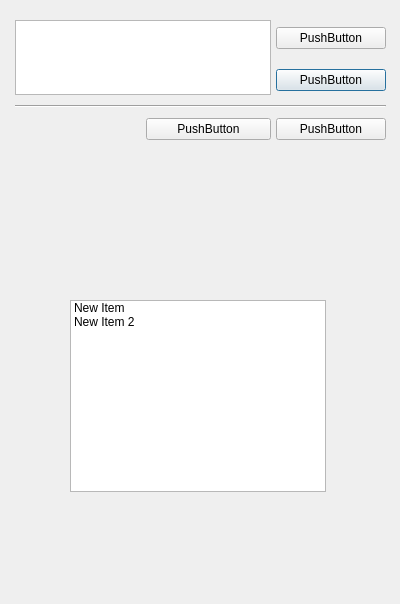
<?xml version="1.0" encoding="UTF-8"?>
<ui version="4.0">
 <class>Dialog</class>
 <widget class="QDialog" name="Dialog">
  <property name="geometry">
   <rect>
    <x>0</x>
    <y>0</y>
    <width>400</width>
    <height>604</height>
   </rect>
  </property>
  <property name="windowTitle">
   <string>Dialog</string>
  </property>
  <widget class="QWidget" name="gridLayoutWidget">
   <property name="geometry">
    <rect>
     <x>10</x>
     <y>10</y>
     <width>381</width>
     <height>141</height>
    </rect>
   </property>
   <layout class="QGridLayout" name="gridLayout">
    <property name="leftMargin">
     <number>5</number>
    </property>
    <property name="topMargin">
     <number>5</number>
    </property>
    <property name="rightMargin">
     <number>5</number>
    </property>
    <property name="bottomMargin">
     <number>5</number>
    </property>
    <property name="spacing">
     <number>5</number>
    </property>
    <item row="2" column="0" colspan="3">
     <widget class="Line" name="line">
      <property name="orientation">
       <enum>Qt::Horizontal</enum>
      </property>
     </widget>
    </item>
    <item row="1" column="2">
     <widget class="QPushButton" name="pushButton_4">
      <property name="text">
       <string>PushButton</string>
      </property>
     </widget>
    </item>
    <item row="3" column="2">
     <widget class="QPushButton" name="pushButton_2">
      <property name="text">
       <string>PushButton</string>
      </property>
     </widget>
    </item>
    <item row="0" column="2">
     <widget class="QPushButton" name="pushButton_3">
      <property name="text">
       <string>PushButton</string>
      </property>
     </widget>
    </item>
    <item row="3" column="1">
     <widget class="QPushButton" name="pushButton">
      <property name="text">
       <string>PushButton</string>
      </property>
     </widget>
    </item>
    <item row="0" column="0" rowspan="2" colspan="2">
     <widget class="QListView" name="listView"/>
    </item>
   </layout>
  </widget>
  <widget class="QListWidget" name="listWidget">
   <property name="geometry">
    <rect>
     <x>70</x>
     <y>300</y>
     <width>256</width>
     <height>192</height>
    </rect>
   </property>
   <item>
    <property name="text">
     <string notr="true">New Item</string>
    </property>
    <property name="toolTip">
     <string notr="true">&lt;html&gt;&lt;head/&gt;&lt;body&gt;&lt;p&gt;sdas&lt;/p&gt;&lt;/body&gt;&lt;/html&gt;</string>
    </property>
   </item>
   <item>
    <property name="text">
     <string notr="true">New Item 2</string>
    </property>
    <property name="toolTip">
     <string notr="true">item2</string>
    </property>
   </item>
  </widget>
 </widget>
 <resources/>
 <connections/>
</ui>
